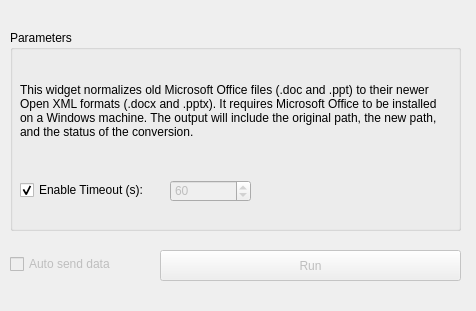
<?xml version="1.0" encoding="UTF-8"?>
<ui version="4.0">
 <class>Form</class>
 <widget class="QWidget" name="Form">
  <property name="geometry">
   <rect>
    <x>0</x>
    <y>0</y>
    <width>476</width>
    <height>311</height>
   </rect>
  </property>
  <property name="windowTitle">
   <string>Form</string>
  </property>
  <widget class="QGroupBox" name="groupBox">
   <property name="geometry">
    <rect>
     <x>10</x>
     <y>30</y>
     <width>451</width>
     <height>201</height>
    </rect>
   </property>
   <property name="title">
    <string>Parameters</string>
   </property>
   <widget class="QLabel" name="Description">
    <property name="geometry">
     <rect>
      <x>10</x>
      <y>20</y>
      <width>431</width>
      <height>121</height>
     </rect>
    </property>
    <property name="text">
     <string>This widget normalizes old Microsoft Office files (.doc and .ppt) to their newer Open XML formats (.docx and .pptx). It requires Microsoft Office to be installed on a Windows machine. The output will include the original path, the new path, and the status of the conversion.</string>
    </property>
    <property name="textFormat">
     <enum>Qt::AutoText</enum>
    </property>
    <property name="alignment">
     <set>Qt::AlignLeading|Qt::AlignLeft|Qt::AlignVCenter</set>
    </property>
    <property name="wordWrap">
     <bool>true</bool>
    </property>
   </widget>
   <widget class="QSpinBox" name="spinBox_timeout">
    <property name="enabled">
     <bool>false</bool>
    </property>
    <property name="geometry">
     <rect>
      <x>160</x>
      <y>150</y>
      <width>81</width>
      <height>22</height>
     </rect>
    </property>
    <property name="minimum">
     <number>1</number>
    </property>
    <property name="maximum">
     <number>240</number>
    </property>
    <property name="value">
     <number>60</number>
    </property>
   </widget>
   <widget class="QCheckBox" name="checkBox_timeout">
    <property name="geometry">
     <rect>
      <x>10</x>
      <y>150</y>
      <width>141</width>
      <height>20</height>
     </rect>
    </property>
    <property name="text">
     <string>Enable Timeout (s):</string>
    </property>
    <property name="checked">
     <bool>true</bool>
    </property>
   </widget>
  </widget>
  <widget class="QCheckBox" name="checkBox_send">
   <property name="enabled">
    <bool>false</bool>
   </property>
   <property name="geometry">
    <rect>
     <x>10</x>
     <y>256</y>
     <width>131</width>
     <height>16</height>
    </rect>
   </property>
   <property name="text">
    <string>Auto send data</string>
   </property>
  </widget>
  <widget class="QPushButton" name="pushButton_send">
   <property name="enabled">
    <bool>false</bool>
   </property>
   <property name="geometry">
    <rect>
     <x>160</x>
     <y>250</y>
     <width>301</width>
     <height>31</height>
    </rect>
   </property>
   <property name="text">
    <string>Run</string>
   </property>
  </widget>
 </widget>
 <resources/>
 <connections/>
</ui>
